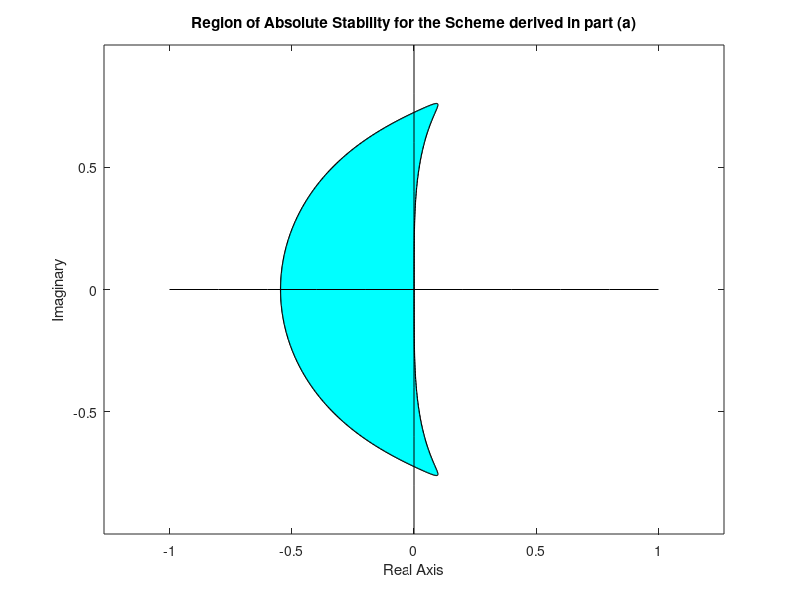

Source code (MATLAB):
% Ali Heydari
% Graphing Region of Absolute Convergance
% Math 231 Proj 6
% Reference: 
% https://math.boisestate.edu/~wright/courses/m566/StabilityDomains/html/StabilityDomains.html

LW = 'LineWidth'; lw = 1;
N = 1000;
th = linspace(0,2*pi,N);
r = exp(1i*th);

f = @(r) 12*(r.^3-r.^2)./(23*r.^2 - 16*r + 5);
xi = f(r);
plot(xi,'k-',LW,lw),
hold on
fill(real(xi),imag(xi),'c')
x = -1: .2 : 1;
y = x*0;
% plotting the x and y zero lines (axis)
plot(x,y,'k');
plot(y,x,'k');
axis tight 
axis equal 

title(" Region of Absolute Stability for the Scheme derived in part (a) ");
xlabel("Real Axis");
ylabel("Imaginary");;


hold off